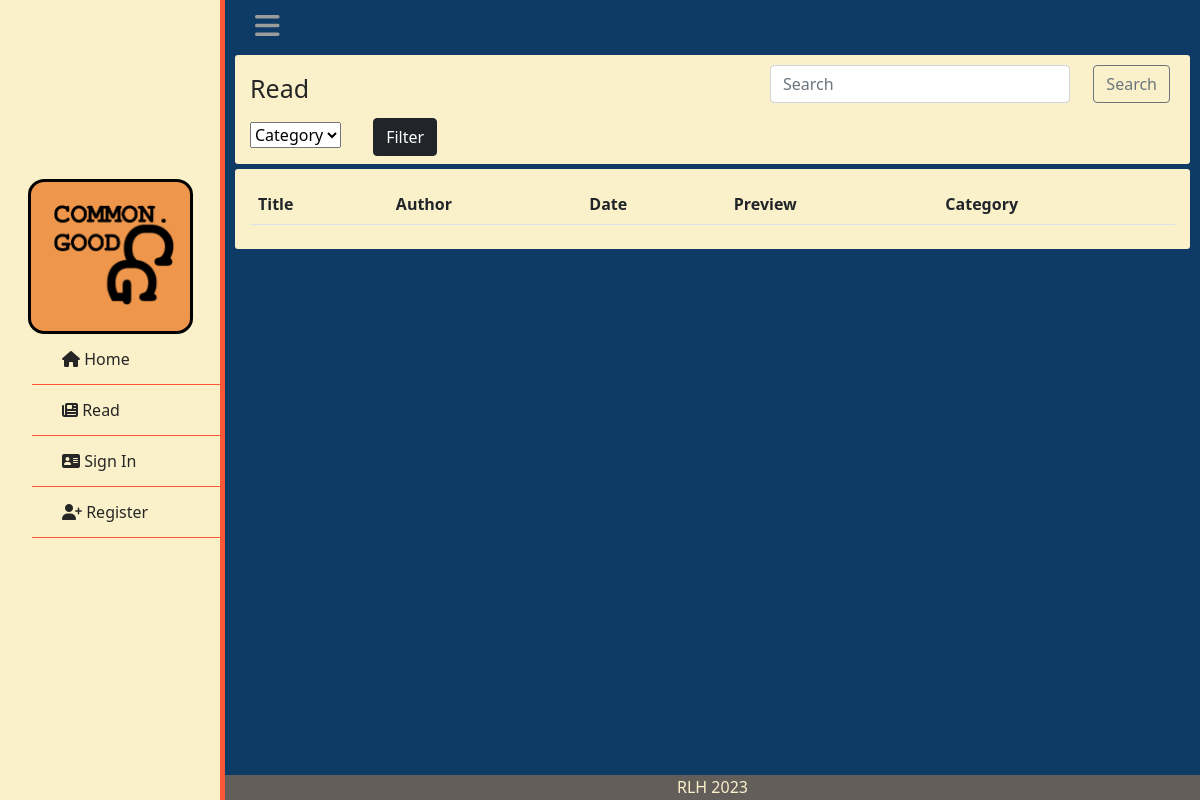
Page /read on the earlier database version.
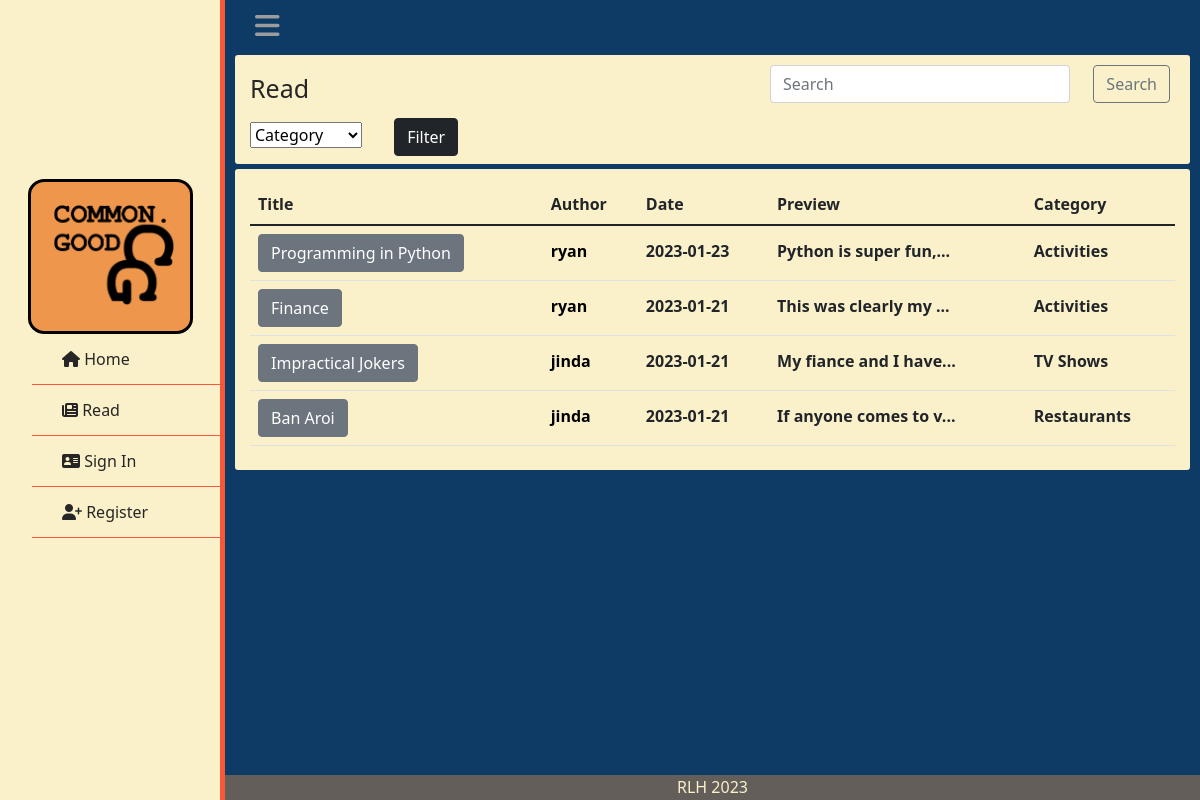
Same page on the later database version.
### tables this page shows
CREATE TABLE categories (post_id INTEGER NOT NULL REFERENCES posts(post_id), category TEXT NOT NULL);

CREATE TABLE posts (user_id INTEGER REFERENCES user(id), post_id INTEGER PRIMARY KEY AUTOINCREMENT, title TEXT NOT NULL, body TEXT NOT NULL, time TIMESTAMP NOT NULL);

CREATE TABLE users (id INTEGER PRIMARY KEY AUTOINCREMENT, username TEXT NOT NULL, hash TEXT NOT NULL, ismod TEXT NOT NULL);

### app.py (the view)
@app.route("/read", methods=["GET","POST"])
def read():
    if request.method == "POST":
        search = request.form.get("search")
        search = search.split(' ')
        categories = select("data.db", "SELECT DISTINCT category FROM categories;")
        data = []
        pids = []
        for term in search:
            term = f"%{term}%"
            temp = select("data.db", "SELECT * FROM users JOIN (SELECT * FROM posts JOIN categories ON posts.post_id = categories.post_id) ON id = user_id WHERE title LIKE (?) OR username LIKE (?) ORDER BY time DESC;", (term, term))
            for post in temp:
                if post["post_id"] not in pids:
                    post["time"] = post["time"].split(' ')
                    pids.append(post["post_id"])
                    data.append(post)
        return render_template("read.html", posts=data, categories=categories)
    else:
        data = select("data.db", "SELECT * FROM users JOIN (SELECT * FROM posts JOIN categories ON  posts.post_id = categories.post_id) ON id = user_id ORDER BY time DESC;")
        categories = select("data.db", "SELECT DISTINCT category FROM categories;")
        for post in data:
            post["time"] = post["time"].split(' ')
        return render_template("read.html", posts=data, categories=categories)

### helpers.py (called while the page is built)
def select(database, query:str, query_variable=None):
    connection = sqlite3.connect(database)
    cur = connection.cursor()
    if not isinstance(query_variable, tuple) and query_variable != None:
        query_variable = tuple([query_variable])
    if query_variable == None:
        cur.execute(query)
    elif len(query_variable) > 1:
        cur.execute(query, query_variable)
    else:
        cur.execute(query, query_variable)
    names = list(map(lambda x: x[0], cur.description))
    db = cur.fetchall()
    dictlist = []
    for row in range(len(db)):
        currow = db[row]
        currowdict = {}
        for col in range(len(currow)):
            currowdict[names[col]] = currow[col]
        dictlist.append(currowdict)
    return dictlist

### templates/read.html (shortened to what this page needs)
{% extends "layout.html" %}
{% block main %}
    <div class="box">
        <p class="formtitle">Read</p>
        <form action="/read" method="post">
            <input autocomplete="off" type="text" id="sbar" class="form-control" name="search" placeholder="Search" aria-label="search">
            <button id="sbtn" class="btn btn-outline-secondary" type="submit" id="button-addon2">Search</button>
        </form>
        <form action="/filter" method="post">
            <select class="category_selector" name="category">
                <option selected disabled>
                    Category
                </option>
            </select>
            <button class="btn btn-dark" type="submit">Filter</button>
        </form>
    </div>
    <div class="box">
        <table class="table">
            <thead>
                <tr>
                    <th scope="col">Title</th>
                    <th scope="col">Author</th>
                    <th scope="col">Date</th>
                    <th scope="col">Preview</th>
                    <th scope="col">Category</th>
                </tr>
            </thead>
            <tbody>
            {% for row in posts: %}
            <tr class="postrow">
                <th scope="row"><form action="/review" method="post"><button class="btn btn-secondary" type="submit" name="id" value="{{ row['post_id'] }}">{{ row["title"] }}</button></form></th>
                <th><form action="/usrprofile" method="post"><button type="submit" name="id" value="{{ row['id'] }}" class="proflink">{{ row["username"] }}</button></form></th>
                <th>{{ row["time"][0] }}</th>
                <th>{{ row["body"][:20] }}...</th>
                <th>{{ row["category"] }}</th>
            </tr>
            {% endfor %}
            </tbody>
        </table>
    </div>
{% endblock %}

Differences in the rows shown:
added categories: {{ row['post_id'] }} 31 (drawn), title "Programming in Python", {{ row['id'] }} 29 (drawn), username "ryan", row "2023-01-23", body "Python is super fun,", category "Activities"
added categories: {{ row['post_id'] }} 25 (drawn), title "Finance", {{ row['id'] }} 29 (drawn), username "ryan", row "2023-01-21", body "This was clearly my", category "Activities"
added categories: {{ row['post_id'] }} 24 (drawn), title "Impractical Jokers", {{ row['id'] }} 30 (drawn), username "jinda", row "2023-01-21", body "My fiance and I have", category "TV Shows"
added categories: {{ row['post_id'] }} 23 (drawn), title "Ban Aroi", {{ row['id'] }} 30 (drawn), username "jinda", row "2023-01-21", body "If anyone comes to v", category "Restaurants"
